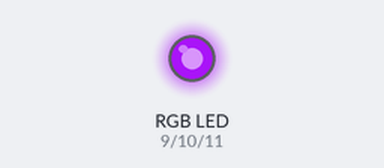
The sketch below on a simulated Arduino Uno, built with avr-gcc and run on an emulated ATmega328P. On the bench: an RGB LED mixed from three pins (HIGH = lit). Dim RGB values are drawn brighter than linear; random numbers use the default seed unless the sketch sets one.

Above: at 0.1 s.
At 4.1 s:
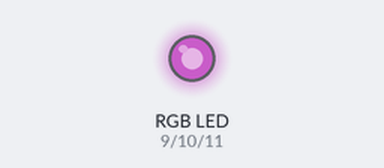
At 9.1 s:
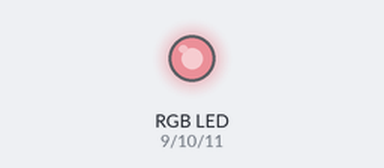
At 19.1 s:
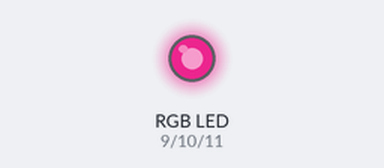
At 28.1 s:
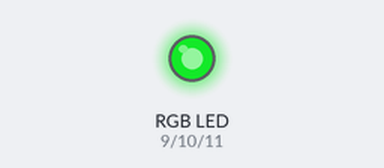
At 38.1 s:
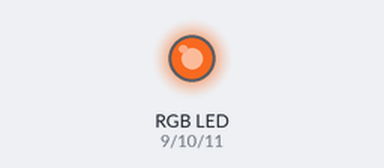
Timing chart, 0 to 40.0 s (numbered marks = the images above):
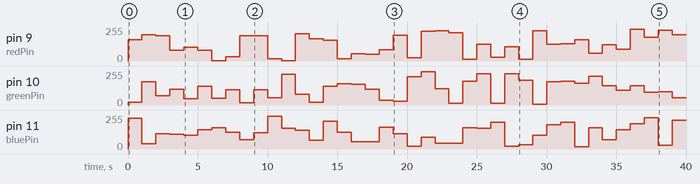

Measured:
- by itself, pin 9 (redPin): 0/255 → 158/255 at 0.00 s, → 197/255 1.0 s later, → 188/255 1.0 s later, → 80/255 1.0 s later, … (40 changes in this stretch)
- by itself, pin 10 (greenPin): 0/255 → 19/255 at 0.00 s, → 175/255 1.0 s later, → 68/255 1.0 s later, → 120/255 1.0 s later, … (40 changes in this stretch)

The sketch:

project_5.ino
```cpp
/*
   RGB LED
*/
int redPin = 9;    // the pin that the red LED is attached to
int greenPin = 10; // the pin that the green LED is attached to
int bluePin = 11;  // the pin that the blue LED is attached to

void setup(){
     pinMode(redPin, OUTPUT);
     pinMode(greenPin, OUTPUT);
     pinMode(bluePin, OUTPUT);

}
void loop(){
    // call the function to change the colors of LED randomly.
    colorRGB(random(0,255),random(0,255),random(0,255)); //R:0-255 G:0-255 B:0-255
    delay(1000);
}

void colorRGB(int red, int green, int blue){
     analogWrite(redPin,constrain(red,0,255));
     analogWrite(greenPin,constrain(green,0,255));
     analogWrite(bluePin,constrain(blue,0,255));
}
```
